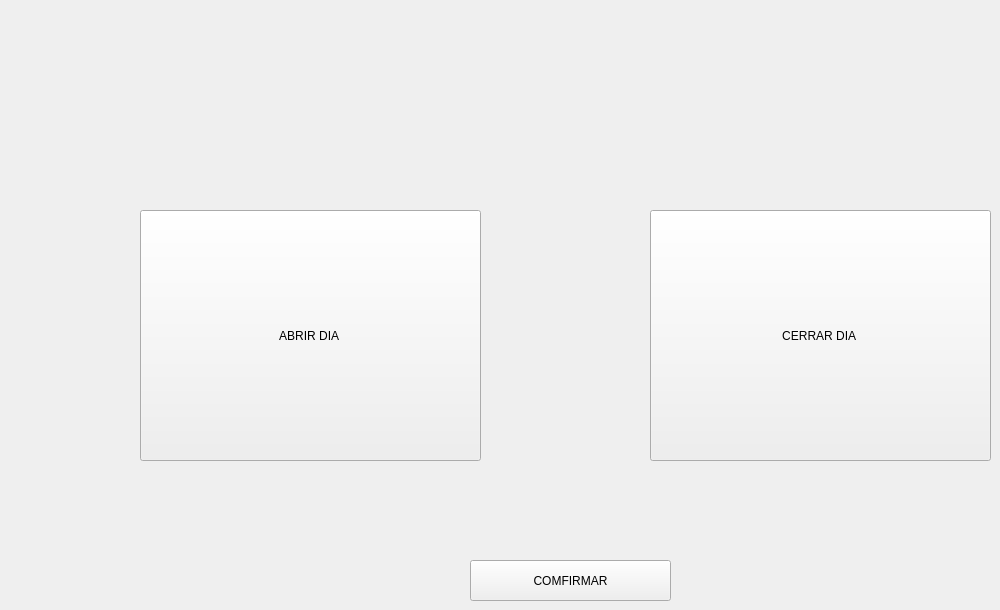
               <widget class="QWidget" name="Pagina_AbrirCerrarDia_2">
                <widget class="QPushButton" name="Boton_AbrirDia">
                 <property name="geometry">
                  <rect>
                   <x>140</x>
                   <y>210</y>
                   <width>341</width>
                   <height>251</height>
                  </rect>
                 </property>
                 <property name="text">
                  <string>ABRIR DIA </string>
                 </property>
                </widget>
                <widget class="QPushButton" name="Boton_CerrarDia">
                 <property name="geometry">
                  <rect>
                   <x>650</x>
                   <y>210</y>
                   <width>341</width>
                   <height>251</height>
                  </rect>
                 </property>
                 <property name="text">
                  <string>CERRAR DIA </string>
                 </property>
                </widget>
                <widget class="QPushButton" name="Boton_ComfirmarCerrarAbrirDia">
                 <property name="geometry">
                  <rect>
                   <x>470</x>
                   <y>560</y>
                   <width>201</width>
                   <height>41</height>
                  </rect>
                 </property>
                 <property name="text">
                  <string>COMFIRMAR</string>
                 </property>
                </widget>
               </widget>
